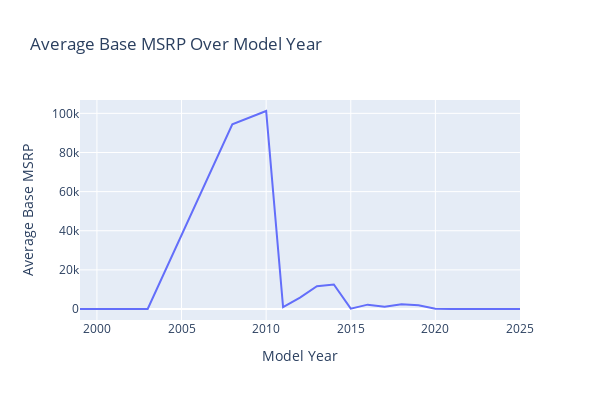

Notebook code for this chart:
### Code cell
# Grouping by 'Model Year' and calculating the average of 'Base MSRP'
average_msrp = population_data.groupby('Model Year')['Base MSRP'].mean().reset_index()

# Creating the trend chart for the average 'Base MSRP' over 'Model Year'
fig = px.line(average_msrp, x='Model Year', y='Base MSRP', title='Average Base MSRP Over Model Year')
fig.update_layout(
    xaxis_title='Model Year',
    yaxis_title='Average Base MSRP',
    showlegend=False,
    width=600,   # Set the width of the figure
    height=400   # Set the height of the figure
)

# Displaying the chart
fig.show()

### Figure 1 — Plotly figure (JSON) as saved in the notebook; plotly's stock layout.template omitted (floating-point values rounded to 4 significant figures)
{"data": [{"hovertemplate": "Model Year=%{x}<br>Base MSRP=%{y}<extra></extra>", "legendgroup": "", "line": {"color": "#636efa", "dash": "solid"}, "marker": {"symbol": "circle"}, "mode": "lines", "name": "", "orientation": "v", "showlegend": false, "type": "scatter", "x": [1999, 2000, 2002, 2003, 2008, 2010, 2011, 2012, 2013, 2014, 2015, 2016, 2017, 2018, 2019, 2020, 2021, 2022, 2023, 2024, 2025], "xaxis": "x", "y": [0, 0, 0, 0, 94450.0, 101200.0, 929.0, 5844.0, 11620.0, 12500.0, 178.9, 2223.0, 1150.0, 2465.0, 1967.0, 160.4, 0, 0, 0, 0, 0], "yaxis": "y"}], "layout": {"height": 400, "legend": {"tracegroupgap": 0}, "showlegend": false, "title": {"text": "Average Base MSRP Over Model Year"}, "width": 600, "xaxis": {"anchor": "y", "autorange": true, "domain": [0, 1], "range": [1999, 2025], "title": {"text": "Model Year"}, "type": "linear"}, "yaxis": {"anchor": "x", "autorange": true, "domain": [0, 1], "range": [-5623.0, 106800.0], "title": {"text": "Average Base MSRP"}, "type": "linear"}}}
